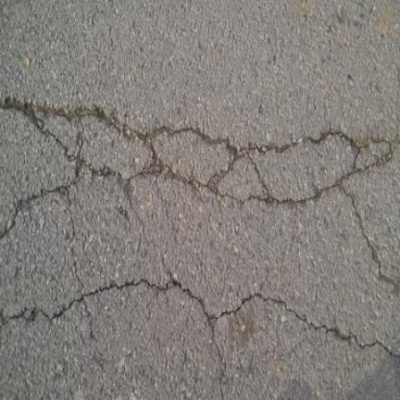
#> input picture tests/fixtures/images/crackseg9k__CFD_035.png, 400 x 400 px, given in place of crackseg9k__CFD_035.png.png, which was not available
$ python -i index.py   (imports and definitions only)   (older library calls are emulated)
#> lines starting #> are read from the running program, lines starting #| are printed output that depends on the picture; after the words box and inside, x2 and y2 are one past the last pixel; in counts of white or black regions, pixels touching at a corner belong together; pictures that were not available may be replaced by others from this repository, and a replacement may not be noted
"""Build data/manifest.csv -- per-image statistics that drive every later decision.

The column that matters most is mean_crack_width. Public crack datasets disagree
about what a mask means: some annotate the full visible crack width (~8-15 px),
others annotate a 1-2 px skeleton down the centreline. Mixed together they hand a
small model two contradictory targets for identical visual evidence, which is the
single largest source of gradient noise available to us. Measuring the width
distribution per source is how we find those sources and drop them.

    mean_crack_width = 2 * mean( distanceTransform(mask)[skeleton] )

because the distance transform at a skeleton pixel is the local half-width.
"""
from __future__ import annotations

import argparse
from concurrent.futures import ProcessPoolExecutor
from pathlib import Path

import cv2
import numpy as np
import pandas as pd
from PIL import Image

ROOT = Path(__file__).resolve().parent.parent
CLEAN = ROOT / "data/clean"
OUT = ROOT / "data/manifest.csv"

try:
    import imagehash
except ImportError:
    imagehash = None


def stats_one(name: str) -> dict | None:
    ip = CLEAN / "images" / f"{name}.png"
    mp = CLEAN / "masks" / f"{name}.png"
    img = cv2.imread(str(ip), cv2.IMREAD_COLOR)
#> img is the input picture: shape (400, 400, 3); mean B, G, R 122.1, 126.5, 130.9
    if img is None:
        return None
    msk = cv2.imread(str(mp), cv2.IMREAD_GRAYSCALE)
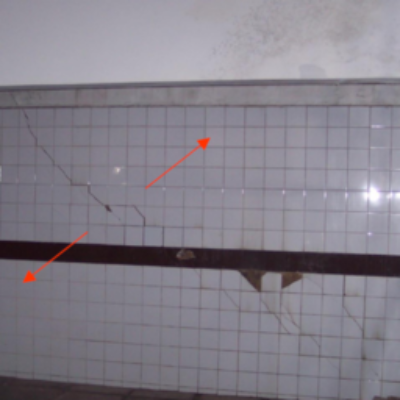
#> input picture tests/fixtures/images/crackseg9k__Ceramic_035.png, 400 x 400 px, given in place of crackseg9k__CFD_035.png.png, which was not available
#> msk: shape (400, 400); min 16, max 254, mean 130
    if msk is None:
        msk = np.zeros(img.shape[:2], np.uint8)

    g = cv2.cvtColor(img, cv2.COLOR_BGR2GRAY)
    h, w = g.shape
#> h = 400; w = 400
    binm = (msk > 127).astype(np.uint8)
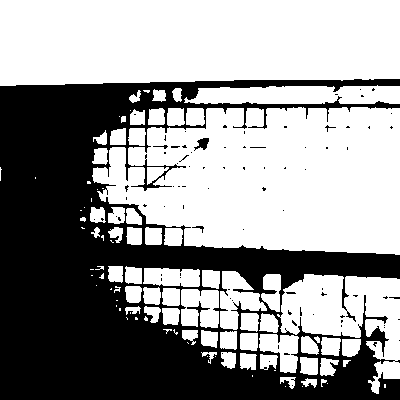
#> binm: shape (400, 400); values 0 (black) and 1 (white), 59.2% white; 84 black regions (80 under 20 px), largest, box (x1, y1, x2, y2) and area: (0, 79, 400, 400) 64763, (194, 138, 209, 151) 105, (192, 226, 204, 233) 27, (153, 145, 168, 149) 23
    crack_px = int(binm.sum())
#> crack_px = 94680

    mean_width = skel_len = n_comp = 0.0
    if crack_px:
        dist = cv2.distanceTransform(binm, cv2.DIST_L2, 5)
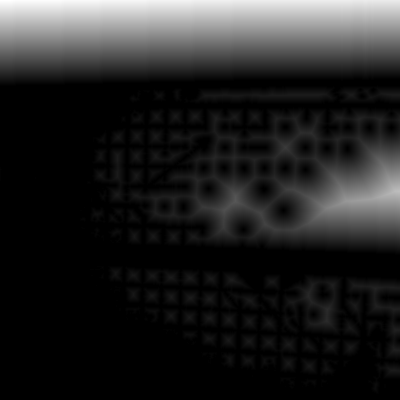
#> dist: shape (400, 400) float32; min 0, max 86, mean 12; drawn with min black and max white
        try:
            from skimage.morphology import skeletonize
            sk = skeletonize(binm.astype(bool))
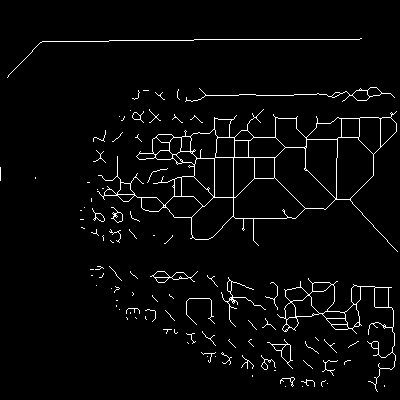
#> sk: shape (400, 400) bool; 3.1% white in thin lines or dots, all inside (x1, y1, x2, y2) = (0, 38, 398, 392)
        except Exception:  # noqa: BLE001
            sk = binm.astype(bool)
        skel_len = float(sk.sum())
#> skel_len = 5021
        if skel_len:
            mean_width = float(2.0 * dist[sk].mean())
#> mean_width = 19.61
        n_comp = float(cv2.connectedComponents(binm)[0] - 1)
#> n_comp = 99

    ph = ""
    if imagehash is not None:
        try:
#> (the run stopped early here; a loop or call above may not have finished)
